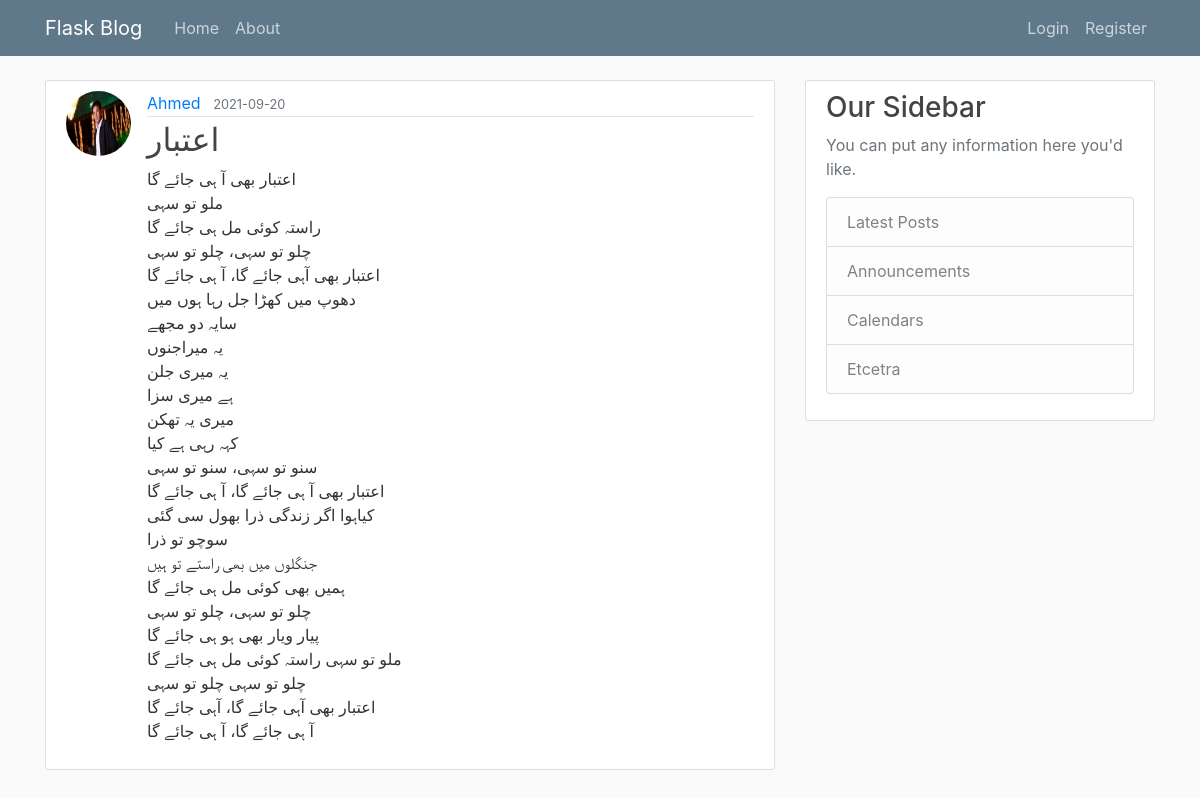
The page /post/30 on the database its author committed.
### myflaskblog/models.py (models this page shows, shortened)
class User(db.Model, UserMixin):
    id = db.Column(db.Integer, primary_key=True)
    username = db.Column(db.String(20), unique=True, nullable=False)
    email = db.Column(db.String(120), unique=True, nullable=False)
    image_file = db.Column(db.String(20), nullable=False, default='default.jpg')
    password = db.Column(db.String(60), nullable=False)
    posts = db.relationship('Post', backref='author', lazy=True)

class Post(db.Model):
    id = db.Column(db.Integer, primary_key=True)
    title = db.Column(db.String(100), nullable=False)
    date_posted = db.Column(db.DateTime, nullable=False, default=datetime.utcnow)
    content = db.Column(db.Text, nullable=False)
    user_id = db.Column(db.Integer, db.ForeignKey('user.id'), nullable=False)

### myflaskblog/posts/routes.py (the view)
@posts.route("/post/<int:post_id>")
def post(post_id):
    post = Post.query.get_or_404(post_id)
    return render_template('post.html', title=post.title, post=post)

### myflaskblog/templates/post.html (shortened to what this page needs)
{% extends "Layout.html" %}
{% block content %}
    <article class="media content-section">
        <img class="rounded-circle article-img" src="{{ url_for('static', filename='profile_pics/' + post.author.image_file)}}">
        <div class="media-body">
            <div class="article-metadata">
                <a class="mr-2" href="{{ url_for('users.user_posts', username=post.author.username)}}">{{ post.author.username }}</a>
                <small class="text-muted">{{ post.date_posted.strftime('%Y-%m-%d') }}</small>
            </div>
            <h2 class="article-title">{{ post.title }}</h2>
            <p class="article-content">{{ post.content }}</p>
        </div>
    </article>
{% endblock content %}

### myflaskblog/static/main.css (style rules this page uses)
body { background: #fafafa; color: #333333; margin-top: 5rem; }
h1, h2, h3, h4, h5, h6 { color: #444444; }
.content-section { background: #ffffff; padding: 10px 20px; border: 1px solid #dddddd; border-radius: 3px; margin-bottom: 20px; }
.article-title { color: #444444; }
.article-content { white-space: pre-line; }
.article-img { height: 65px; width: 65px; margin-right: 16px; }
.article-metadata { padding-bottom: 1px; margin-bottom: 4px; border-bottom: 1px solid #e3e3e3 }

### rows shown on the page
User: image_file (picture), author.username "Ahmed"
Post: date_posted "2021-09-20", title "اعتبار", content "اعتبار بھی آ ہی جائے گا ملو تو سہی راستہ کوئی مل ہی جائے گا چلو تو سہی، چلو تو سہی اعتبار بھی آہی جائے گا، آ ہی جائے گا دھوپ میں کھڑا جل رہا ہوں میں سایہ دو مجھے یہ میراجنوں یہ میری جلن ہے میری سزا میری یہ تھکن کہہ رہی ہے کیا سنو تو سہی، سنو تو سہی اعتبار بھی آ ہی جائے گا، آ ہی جائے گا کیاہوا اگر زندگی ذرا بھول سی گئی سوچو تو ذرا جنگلوں میں بھی راستے تو ہیں ہمیں بھی کوئی مل ہی جائے گا چلو تو سہی، چلو تو سہی پیار ویار بھی ہو ہی جائے گا ملو تو سہی راستہ کوئی مل ہی جائے گا چلو تو سہی چلو تو سہی اعتبار بھی آہی جائے گا، آہی جائے گا آ ہی جائے گا، آ ہی جائے گا"
